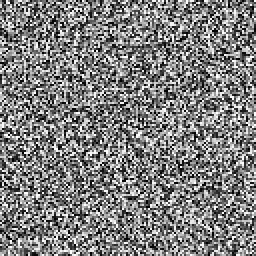
#> input picture data/train/XR_HAND_PHOTOSHOP/patient10001/study1_negative/image1.png, 128 x 128 px, found by its file name (shown 2 times larger)
$ jupyter execute --allow-errors 1-Grabcut.ipynb   (older library calls are emulated)
#> lines starting #> are read from the running program, lines starting #| are printed output that depends on the picture; after the words box and inside, x2 and y2 are one past the last pixel; in counts of white or black regions, pixels touching at a corner belong together
# Static Masking Methods

[cell 1]
import numpy as np
import cv2
from matplotlib import pyplot as plt
from skimage.filters import try_all_threshold
import skimage
from skimage.filters import threshold_otsu, threshold_local
import matplotlib.patches as mpatches

from skimage import data
from skimage.filters import threshold_otsu
from skimage.segmentation import clear_border
from skimage.measure import label, regionprops
from skimage.morphology import closing, square
from skimage.color import label2rgb

import numpy as np
import matplotlib.pyplot as plt
from skimage import data, img_as_float
from skimage.segmentation import (morphological_chan_vese,
                                  morphological_geodesic_active_contour,
                                  inverse_gaussian_gradient,
                                  checkerboard_level_set)

from skimage.segmentation import random_walker
from skimage.data import binary_blobs
from skimage.exposure import rescale_intensity
import skimage


from skimage.filters import sobel
from skimage.measure import label
from skimage.segmentation import slic, join_segmentations
from skimage.morphology import watershed
from skimage.color import label2rgb
from skimage import data

[cell 2]
bgdModel = np.zeros((1,65),np.float64)
fgdModel = np.zeros((1,65),np.float64)

[cell 3]
cv2.setRNGSeed = 42

## Grabcut

### Example 1

[cell 4]
img = cv2.imread('../../data/train/XR_HAND_CROPPED/patient10709/study2_negative/image1.png')
#> img is the input picture: shape (128, 128, 3); min 0, max 255, mean 126.9
img = cv2.cvtColor(img, cv2.COLOR_RGB2GRAY)
#> img: shape (128, 128)
mask = np.zeros(img.shape[:2],np.uint8)

rect = (110,130,160,290)

img_equ = cv2.equalizeHist(img)
img_equ = cv2.cvtColor(img_equ, cv2.COLOR_GRAY2RGB)
#> img_equ: shape (128, 128, 3)


#> (the rest of this cell did not finish here and is left out)

[cell 5]
img = cv2.imread('../../data/train/XR_HAND_CROPPED/patient10709/study2_negative/image1.png')
img = cv2.cvtColor(img, cv2.COLOR_RGB2GRAY)
img1 = cv2.equalizeHist(img)
mask = np.zeros(img.shape[:2],np.uint8)
img1 = cv2.cvtColor(img1, cv2.COLOR_GRAY2RGB)

rect = (110,130,160,290)

#> (the rest of this cell did not finish here and is left out)

### Example 2

[cell 6]
img = cv2.imread('../../data/train/XR_HAND_CROPPED/patient04442/study1_negative/image2.png')
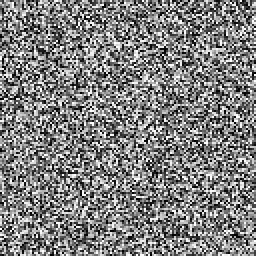
#> input picture data/train/XR_HAND_PHOTOSHOP/patient10001/study1_negative/image2.png, 128 x 128 px, found by its file name (shown 2 times larger)
#> img is the input picture: shape (128, 128, 3); min 0, max 255, mean 127.7
mask = np.zeros(img.shape[:2],np.uint8)

rect = (123,135,204,305)

#> (the rest of this cell did not finish here and is left out)

[cell 7]
img = cv2.imread('../../data/train/XR_HAND_CROPPED/patient04442/study1_negative/image2.png')
img = cv2.cvtColor(img, cv2.COLOR_RGB2GRAY)
#> img: shape (128, 128)
img1 = cv2.equalizeHist(img)
mask = np.zeros(img.shape[:2],np.uint8)
img1 = cv2.cvtColor(img1, cv2.COLOR_GRAY2RGB)
#> img1: shape (128, 128, 3)

rect = (121,135,206,305)

#> (the rest of this cell did not finish here and is left out)

### Example 3: With different iteration

[cell 8]
img = cv2.imread('../../data/train/XR_HAND_CROPPED/patient04442/study1_negative/image1.png')
mask = np.zeros(img.shape[:2],np.uint8)

rect = (147,120,200,270)

#> (the rest of this cell did not finish here and is left out)

[cell 9]
img = cv2.imread('../../data/train/XR_HAND_CROPPED/patient04442/study1_negative/image1.png')
mask = np.zeros(img.shape[:2],np.uint8)

rect = (147,120,200,270)

#> (the rest of this cell did not finish here and is left out)

### Example 4

[cell 10]
img = cv2.imread('../../data/train/XR_HAND_CROPPED/patient00050/study1_negative/image1.png')
print(img.shape)
#| (128, 128, 3)
mask = np.zeros(img.shape[:2],np.uint8)

rect = (5,5,301,405)

cv2.grabCut(img,mask,rect,bgdModel,fgdModel,5,cv2.GC_INIT_WITH_RECT)
mask2 = np.where((mask==2)|(mask==0),0,1).astype('uint8')
img_grabcut = img*mask2[:,:,np.newaxis]
#> img_grabcut: shape (128, 128, 3); every value is 0

fig, ax = plt.subplots(nrows=1, ncols=2, figsize=(10, 5))
ax[0].imshow(img, cmap='gray')
ax[1].imshow(img_grabcut, cmap='gray')

[cell 11]
img = cv2.imread('../../data/train/XR_HAND_CROPPED/patient00050/study1_negative/image1.png')
img = cv2.cvtColor(img, cv2.COLOR_RGB2GRAY)
img1 = cv2.equalizeHist(img)
mask = np.zeros(img.shape[:2],np.uint8)
img1 = cv2.cvtColor(img1, cv2.COLOR_GRAY2RGB)

rect = (5,5,301,405)

cv2.grabCut(img1,mask,rect,bgdModel,fgdModel,5,cv2.GC_INIT_WITH_RECT)
mask2 = np.where((mask==2)|(mask==0),0,1).astype('uint8')
img_grabcut = img*mask2
#> img_grabcut: shape (128, 128); every value is 0

fig, ax = plt.subplots(nrows=1, ncols=2, figsize=(10, 5))
ax[0].imshow(img, cmap='gray')
ax[1].imshow(img_grabcut, cmap='gray')

[cell 12]
img = cv2.imread('../../data/train/XR_HAND_CROPPED/patient00051/study1_negative/image1.png')
print(img.shape)
#| (128, 128, 3)
mask = np.zeros(img.shape[:2],np.uint8)

rect = (10,10,250,500)

cv2.grabCut(img,mask,rect,bgdModel,fgdModel,5,cv2.GC_INIT_WITH_RECT)
mask2 = np.where((mask==2)|(mask==0),0,1).astype('uint8')
img_grabcut = img*mask2[:,:,np.newaxis]

fig, ax = plt.subplots(nrows=1, ncols=2, figsize=(10, 5))
ax[0].imshow(img, cmap='gray')
ax[1].imshow(img_grabcut, cmap='gray')

plt.imshow(mask2, cmap='gray')

[cell 13]
img = cv2.imread('../../data/train/XR_HAND_CROPPED/patient00051/study1_negative/image1.png')
img = cv2.cvtColor(img, cv2.COLOR_RGB2GRAY)
img1 = cv2.equalizeHist(img)
mask = np.zeros(img.shape[:2],np.uint8)
img1 = cv2.cvtColor(img1, cv2.COLOR_GRAY2RGB)

rect = (10,10,277,500)
print(img.shape)
#| (128, 128)

cv2.grabCut(img1,mask,rect,bgdModel,fgdModel,1,cv2.GC_INIT_WITH_RECT)
mask2 = np.where((mask==2)|(mask==0),0,1).astype('uint8')
img_grabcut = img*mask2

fig, ax = plt.subplots(nrows=1, ncols=2, figsize=(10, 5))
ax[0].imshow(img, cmap='gray')
ax[1].imshow(img_grabcut, cmap='gray')

[cell 14]
img = cv2.imread('../../data/train/XR_HAND_CROPPED/patient00218/study1_positive/image1.png')
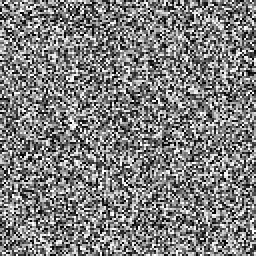
#> input picture data/train/XR_HAND_PHOTOSHOP/patient10011/study1_positive/image1.png, 128 x 128 px, found by its file name (shown 2 times larger)
#> img is the input picture: shape (128, 128, 3); min 0, max 255, mean 126.2
print(img.shape)
#| (128, 128, 3)
mask = np.zeros(img.shape[:2],np.uint8)

rect = (50,50,270,427)

cv2.grabCut(img,mask,rect,bgdModel,fgdModel,5,cv2.GC_INIT_WITH_RECT)
mask2 = np.where((mask==2)|(mask==0),0,1).astype('uint8')
img_grabcut = img*mask2[:,:,np.newaxis]

plt.imshow(mask2, cmap='gray')

fig, ax = plt.subplots(nrows=1, ncols=2, figsize=(10, 5))
ax[0].imshow(img, cmap='gray')
ax[1].imshow(img_grabcut, cmap='gray')

## Watershed Algorithm

[cell 15]
# Watershed Algorithm

img = cv2.imread('../../data/train/XR_HAND_CROPPED/patient00050/study1_negative/image1.png')

gray = cv2.cvtColor(img,cv2.COLOR_BGR2GRAY)
ret, thresh = cv2.threshold(gray,0,255,cv2.THRESH_BINARY_INV+cv2.THRESH_OTSU)
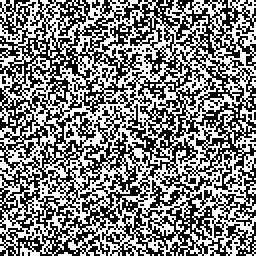
#> thresh: shape (128, 128) (shown 2 times larger); 50.4% white; black in thin lines or dots
#> ret = 127

# noise removal
kernel = np.ones((3,3),np.uint8)
opening = cv2.morphologyEx(thresh,cv2.MORPH_OPEN,kernel, iterations = 2)

# sure background area
sure_bg = cv2.dilate(opening,kernel,iterations=3)

# Finding sure foreground area
dist_transform = cv2.distanceTransform(opening,cv2.DIST_L2,5)
#> dist_transform: shape (128, 128) float32; every value is 0
ret, sure_fg = cv2.threshold(dist_transform,0.7*dist_transform.max(),255,0)

# Finding unknown region
sure_fg = np.uint8(sure_fg)
unknown = cv2.subtract(sure_bg,sure_fg)

# Marker labelling
ret, markers = cv2.connectedComponents(sure_fg)
#> ret = 1

# Add one to all labels so that sure background is not 0, but 1
markers = markers+1
#> markers: shape (128, 128) int32; every value is 1

# Now, mark the region of unknown with zero
markers[unknown==255] = 0

markers = cv2.watershed(img,markers)
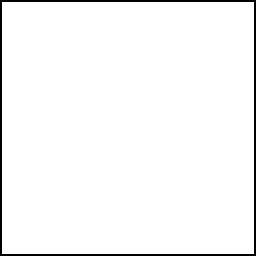
#> markers: shape (128, 128) int32 (shown 2 times larger); values -1 (black) and 1 (white), 96.9% white; black in thin lines or dots
img[markers == -1] = [255,0,0]
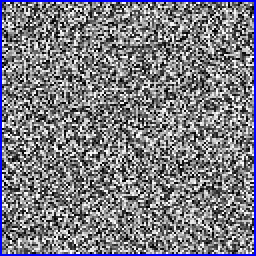
#> img: shape (128, 128, 3) (shown 2 times larger); 3.1% of pixels changed, all inside (x1, y1, x2, y2) = (0, 0, 128, 128)

plt.imshow(img, cmap='gray')

[cell 16]
#https://opencv-python-tutroals.readthedocs.io/en/latest/py_tutorials/py_imgproc/py_watershed/py_watershed.html
img = cv2.imread('../../data/train/XR_HAND_CROPPED/patient00050/study1_negative/image1.png')
img = cv2.cvtColor(img, cv2.COLOR_RGB2GRAY)


gray = img
ret, thresh = cv2.threshold(gray,0,255,cv2.THRESH_BINARY_INV+cv2.THRESH_OTSU)
#> ret = 127

# noise removal
kernel = np.ones((3,3),np.uint8)
opening = cv2.morphologyEx(thresh,cv2.MORPH_OPEN,kernel, iterations = 2)

# sure background area
sure_bg = cv2.dilate(opening,kernel,iterations=3)

# Finding sure foreground area
dist_transform = cv2.distanceTransform(opening,cv2.DIST_L2,5)
ret, sure_fg = cv2.threshold(dist_transform,0.7*dist_transform.max(),255,0)

# Finding unknown region
sure_fg = np.uint8(sure_fg)
unknown = cv2.subtract(sure_bg,sure_fg)

# Marker labelling
ret, markers = cv2.connectedComponents(sure_fg)
#> ret = 1

# Add one to all labels so that sure background is not 0, but 1
markers = markers+1
markers[markers>1] = 1

# Now, mark the region of unknown with zero
markers[unknown==255] = 0

[cell 17]
test = img*markers

[cell 18]
plt.imshow(test, cmap='gray')

### Threshold methods

[cell 19]
img = cv2.imread('../../data/train/XR_HAND_CROPPED/patient00218/study1_positive/image1.png')
img = cv2.cvtColor(img, cv2.COLOR_RGB2GRAY)
#> img: shape (128, 128)


fig, ax = try_all_threshold(img, figsize=(10, 8), verbose=False)

[cell 20]
img = cv2.imread('../../data/train/XR_HAND_CROPPED/patient04442/study1_negative/image1.png')
img = cv2.cvtColor(img, cv2.COLOR_RGB2GRAY)


fig, ax = try_all_threshold(img, figsize=(10, 8), verbose=False)
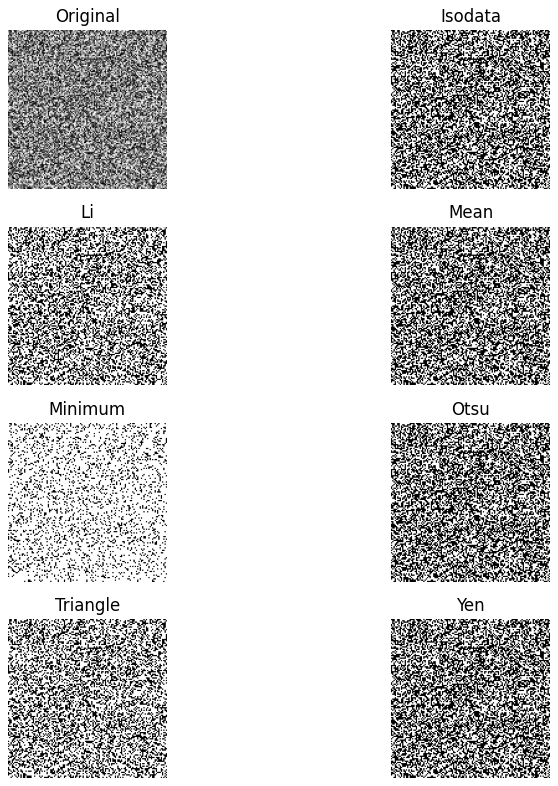
#> figure drawn by matplotlib, 8 panels

[cell 21]
img = cv2.imread('../../data/train/XR_HAND_CROPPED/patient10709/study2_negative/image1.png')
img = cv2.cvtColor(img, cv2.COLOR_RGB2GRAY)


fig, ax = try_all_threshold(img, figsize=(10, 8), verbose=False)

[cell 22]
img = cv2.imread('../../data/train/XR_HAND_CROPPED/patient00051/study1_negative/image1.png')
img = cv2.cvtColor(img, cv2.COLOR_RGB2GRAY)


fig, ax = try_all_threshold(img, figsize=(10, 8), verbose=False)

### Global vs local threshold

[cell 23]
# https://scikit-image.org/docs/0.12.x/auto_examples/segmentation/plot_threshold_adaptive.html

image = cv2.imread('../../data/train/XR_HAND_CROPPED/patient00051/study1_negative/image1.png')
image = cv2.cvtColor(image, cv2.COLOR_RGB2GRAY)


global_thresh = threshold_otsu(image)
#> global_thresh = 127
binary_global = image > global_thresh
#> binary_global: shape (128, 128) bool; 49.6% white in thin lines or dots

block_size = 5001
local_thresh = threshold_local(image, block_size, offset=10)
binary_local = image > local_thresh
#> binary_local: shape (128, 128) bool; 53.7% white; black in thin lines or dots

fig, axes = plt.subplots(nrows=3, figsize=(7, 8))
ax = axes.ravel()
plt.gray()

ax[0].imshow(image)
ax[0].set_title('Original')

ax[1].imshow(binary_global)
ax[1].set_title('Global thresholding')

ax[2].imshow(binary_local)
ax[2].set_title('Local thresholding')

for a in ax:
    a.axis('off')

### random walker

[cell 24]
# https://scikit-image.org/docs/dev/auto_examples/segmentation/plot_random_walker_segmentation.html
img = cv2.imread('../../data/train/XR_HAND_CROPPED/patient10709/study2_negative/image1.png')
img = cv2.cvtColor(img, cv2.COLOR_RGB2GRAY)

markers = np.zeros(img.shape, dtype=np.uint)
markers[img < 20] = 1
markers[img > 235] = 2

labels = random_walker(img, markers, beta=10, mode='bf')
#> labels: shape (128, 128) uint64; values 1 (black) and 2 (white), 50.4% white; 103 black regions (90 under 20 px), largest, box (x1, y1, x2, y2) and area: (0, 0, 128, 128) 6843, (91, 101, 119, 128) 270, (70, 104, 92, 117) 154

# Plot results
fig, (ax1, ax2, ax3) = plt.subplots(1, 3, figsize=(8, 3.2),
                                    sharex=True, sharey=True)
ax1.imshow(img, cmap='gray', interpolation='nearest')
ax1.axis('off')
ax1.set_title('Noisy data')
ax2.imshow(markers, cmap='magma', interpolation='nearest')
ax2.axis('off')
ax2.set_title('Markers')
ax3.imshow(labels, cmap='gray', interpolation='nearest')
ax3.axis('off')
ax3.set_title('Segmentation')

fig.tight_layout()
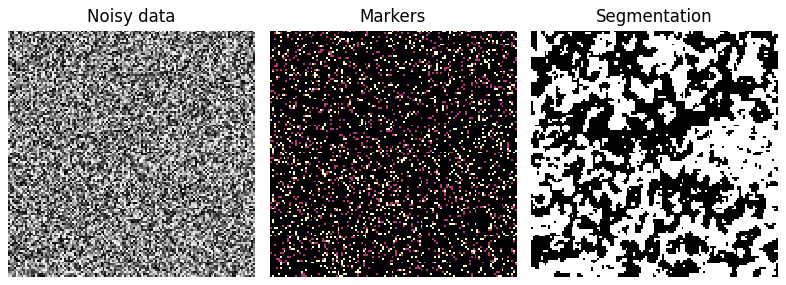
#> figure drawn by matplotlib, 3 panels

### Label image regions

[cell 25]
# https://scikit-image.org/docs/0.11.x/auto_examples/plot_label.html
# Label image regions
# This example shows how to segment an image with image labelling. The following steps are applied:
# Thresholding with automatic Otsu method
# Close small holes with binary closing
# Remove artifacts touching image border
# Measure image regions to filter small objects


image = cv2.imread('../../data/train/XR_HAND_CROPPED/patient10709/study2_negative/image1.png')
image = cv2.cvtColor(image, cv2.COLOR_RGB2GRAY)

# apply threshold
thresh = threshold_otsu(image)
#> thresh = 127
bw = closing(image > thresh, square(3))
#> bw: shape (128, 128) bool; 98% white; black in thin lines or dots

# remove artifacts connected to image border
cleared = clear_border(bw)

# label image regions
label_image = label(cleared)
image_label_overlay = label2rgb(label_image, image=image)

fig, ax = plt.subplots(figsize=(10, 6))
ax.imshow(image_label_overlay)

for region in regionprops(label_image):
    # take regions with large enough areas
    if region.area >= 100:
        # draw rectangle around segmented coins
        minr, minc, maxr, maxc = region.bbox
        rect = mpatches.Rectangle((minc, minr), maxc - minc, maxr - minr,
                                  fill=False, edgecolor='red', linewidth=2)
        ax.add_patch(rect)
#> this loop made 0 passes

ax.set_axis_off()
plt.tight_layout()

[cell 26]
image = cv2.imread('../../data/train/XR_HAND_CROPPED/patient00051/study1_negative/image1.png')
image = cv2.cvtColor(image, cv2.COLOR_RGB2GRAY)

# apply threshold
thresh = threshold_otsu(image)
bw = closing(image > thresh, square(3))

# remove artifacts connected to image border
cleared = clear_border(bw)

# label image regions
label_image = label(cleared)
image_label_overlay = label2rgb(label_image, image=image)

fig, ax = plt.subplots(figsize=(10, 6))
ax.imshow(image_label_overlay)

for region in regionprops(label_image):
    # take regions with large enough areas
    if region.area >= 100:
        # draw rectangle around segmented coins
        minr, minc, maxr, maxc = region.bbox
        rect = mpatches.Rectangle((minc, minr), maxc - minc, maxr - minr,
                                  fill=False, edgecolor='red', linewidth=2)
        ax.add_patch(rect)

ax.set_axis_off()
plt.tight_layout()

### Find the intersection of two segmentations

[cell 27]
# https://scikit-image.org/docs/dev/auto_examples/segmentation/plot_join_segmentations.html

image = cv2.imread('../../data/train/XR_HAND_CROPPED/patient00051/study1_negative/image1.png')
image = cv2.cvtColor(image, cv2.COLOR_RGB2GRAY)

# Make segmentation using edge-detection and watershed.
edges = sobel(image)

# Identify some background and foreground pixels from the intensity values.
# These pixels are used as seeds for watershed.
markers = np.zeros_like(image)
foreground, background = 1, 2
markers[image < 30.0] = foreground
markers[image > 230.0] = background

ws = watershed(edges, markers)
#> ws: shape (128, 128); values 1 (black) and 2 (white), 46.1% white; 170 white regions (139 under 20 px), largest, box (x1, y1, x2, y2) and area: (0, 48, 82, 128) 2457, (62, 31, 122, 95) 1119, (61, 2, 123, 45) 855
seg1 = label(ws == foreground)

plt.imshow(seg1, cmap='gray', interpolation='nearest')

### plot morphsnakes

[cell 28]
#https://scikit-image.org/docs/0.14.x/auto_examples/segmentation/plot_morphsnakes.html

def store_evolution_in(lst):
    """Returns a callback function to store the evolution of the level sets in
    the given list.
    """

    def _store(x):
        lst.append(np.copy(x))

    return _store


# Morphological ACWE
image = cv2.imread('../../data/train/XR_HAND_CROPPED/patient00051/study1_negative/image1.png')
image = cv2.cvtColor(image, cv2.COLOR_RGB2GRAY)
image = img_as_float(image)

# Initial level set
init_ls = checkerboard_level_set(image.shape, 6)
# List with intermediate results for plotting the evolution
evolution = []
callback = store_evolution_in(evolution)
ls = morphological_chan_vese(image, 3, init_level_set=init_ls, smoothing=3,
                             iter_callback=callback)
#> ls: shape (128, 128) int8; values 0 (black) and 1 (white), 57.8% white; 15 black regions (7 under 20 px), largest, box (x1, y1, x2, y2) and area: (0, 0, 128, 128) 5565, (18, 20, 45, 63) 409, (21, 81, 59, 111) 343

fig, axes = plt.subplots(2, 2, figsize=(8, 8))
ax = axes.flatten()

ax[0].imshow(image, cmap="gray")
ax[0].set_axis_off()
ax[0].contour(ls, [0.5], colors='r')
ax[0].set_title("Morphological ACWE segmentation", fontsize=12)

ax[1].imshow(ls, cmap="gray")
ax[1].set_axis_off()
contour = ax[1].contour(evolution[1], [0.5], colors='g')
contour.collections[0].set_label("Iteration 1")
contour = ax[1].contour(evolution[2], [0.5], colors='y')
contour.collections[0].set_label("Iteration 2")
contour = ax[1].contour(evolution[-1], [0.5], colors='r')
contour.collections[0].set_label("Iteration 3")
ax[1].legend(loc="upper right")
title = "Morphological ACWE evolution"
ax[1].set_title(title, fontsize=12)


# Morphological GAC
image = cv2.imread('../../data/train/XR_HAND_CROPPED/patient00051/study1_negative/image1.png')
image = cv2.cvtColor(image, cv2.COLOR_RGB2GRAY)
gimage = inverse_gaussian_gradient(image)

# Initial level set
init_ls = np.zeros(image.shape, dtype=np.int8)
init_ls[10:-10, 10:-10] = 1
# List with intermediate results for plotting the evolution
evolution = []
callback = store_evolution_in(evolution)
ls = morphological_geodesic_active_contour(gimage, 1, init_ls,
                                           smoothing=1, balloon=-1,
                                           threshold=0.69,
                                           iter_callback=callback)
#> ls: shape (128, 128) int8; values 0 (black) and 1 (white), 70.5% white; 2 black regions (1 under 20 px), largest, box (x1, y1, x2, y2) and area: (0, 0, 128, 128) 4840

ax[2].imshow(image, cmap="gray")
ax[2].set_axis_off()
ax[2].contour(ls, [0.5], colors='r')
ax[2].set_title("Morphological GAC segmentation", fontsize=12)

ax[3].imshow(ls, cmap="gray")
ax[3].set_axis_off()
contour = ax[3].contour(evolution[0], [0.5], colors='g')
contour.collections[0].set_label("Iteration 0")
contour = ax[3].contour(evolution[0], [0.5], colors='y')
contour.collections[0].set_label("Iteration 100")
contour = ax[3].contour(evolution[-1], [0.5], colors='r')
contour.collections[0].set_label("Iteration 230")
ax[3].legend(loc="upper right")
title = "Morphological GAC evolution"
ax[3].set_title(title, fontsize=12)

fig.tight_layout()
plt.show()
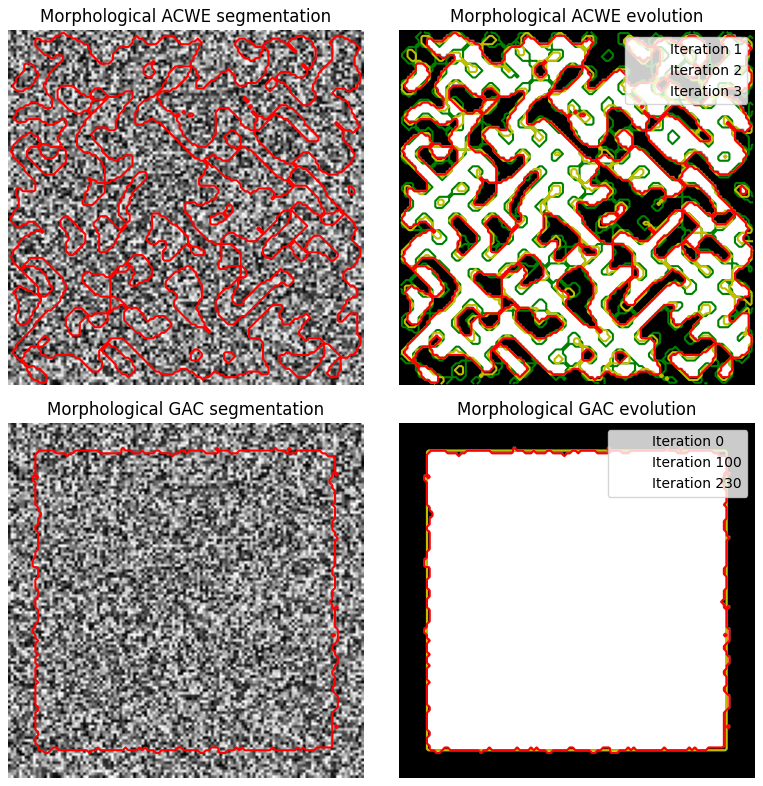
#> figure drawn by matplotlib, 4 panels

### Different threshold methods

[cell 29]
img = cv2.imread('../../data/train/XR_HAND_CROPPED/patient00051/study1_negative/image1.png', 0)
img = cv2.medianBlur(img,5)
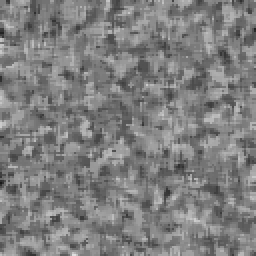
#> img: shape (128, 128) (shown 2 times larger); min 24, max 223, mean 126.5

ret,th1 = cv2.threshold(img,127,255,cv2.THRESH_BINARY)
#> th1: shape (128, 128); 47.9% white; 125 white regions (99 under 20 px), largest, box (x1, y1, x2, y2) and area: (0, 82, 112, 128) 2094, (0, 0, 121, 53) 1987, (63, 31, 100, 85) 774
th2 = cv2.adaptiveThreshold(img,255,cv2.ADAPTIVE_THRESH_MEAN_C,\
            cv2.THRESH_BINARY,11,2)
#> th2: shape (128, 128); 52.9% white; 134 black regions (105 under 20 px), largest, box (x1, y1, x2, y2) and area: (0, 0, 128, 128) 4484, (0, 53, 29, 83) 340, (43, 99, 73, 128) 270
th3 = cv2.adaptiveThreshold(img,255,cv2.ADAPTIVE_THRESH_GAUSSIAN_C,\
            cv2.THRESH_BINARY,11,2)
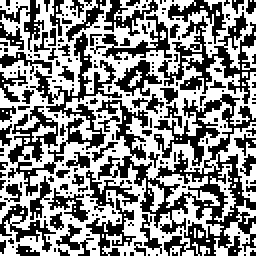
#> th3: shape (128, 128) (shown 2 times larger); 54% white; black in thin lines or dots

titles = ['Original Image', 'Global Thresholding (v = 127)',
            'Adaptive Mean Thresholding', 'Adaptive Gaussian Thresholding']
images = [img, th1, th2, th3]

for i in range(4):
    plt.subplot(2,2,i+1),plt.imshow(images[i],'gray')
    plt.title(titles[i])
    plt.xticks([]),plt.yticks([])
plt.show()
